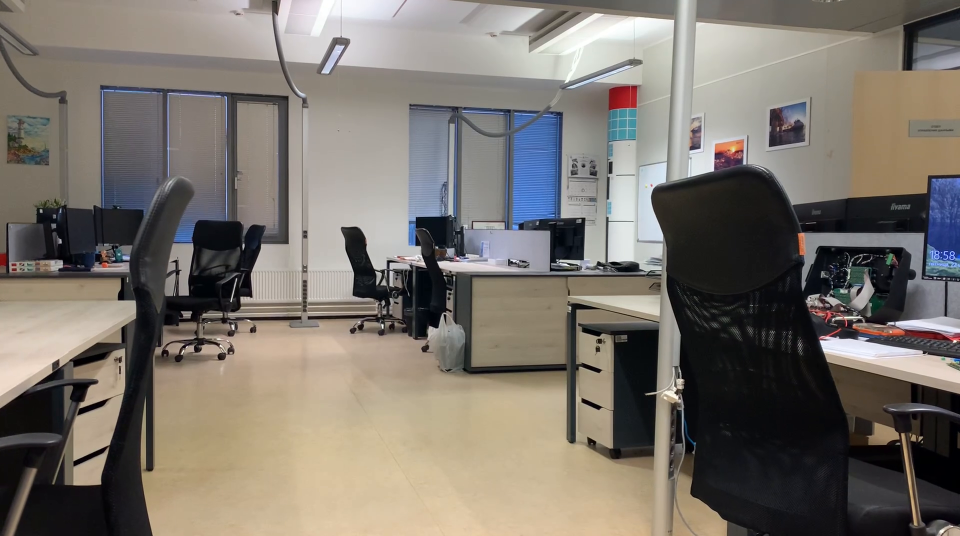
#> input picture frame 11 of media/office_video.mp4, 1920 x 1072 px, given in place of office_video_1.mp4, which was not available (shown at 1/2 size)
$ python main.py
#> lines starting #> are read from the running program, lines starting #| are printed output that depends on the picture; pictures that were not available may be replaced by others from this repository, and a replacement may not be noted
### src/utils.py
import cv2
import numpy as np
import os
from src.constants import VALID_IMG_EXTENSIONS


# [19 lines left out: function read_image, not called in this run]


def scale_image(image: np.ndarray, scale_percent: int = 100) -> np.ndarray:
    """
    Масштабирование изображения
    :param image: исходное изображение
    :param scale_percent: масштаб изображения
    :return: масштабированное изображение
    """
    if image is None:
        raise AttributeError("Предоставленное изображение не может быть None.")

    if scale_percent == 100:
        return image

    width = int(image.shape[1] * scale_percent / 100)
    height = int(image.shape[0] * scale_percent / 100)
    dim = (width, height)
    resized_image = cv2.resize(image, dim, interpolation=cv2.INTER_AREA)
    return resized_image


# [11 lines left out: function display_image, not called in this run]

### src/visual_odometry.py
import cv2
import numpy as np
from cv2 import DMatch

from src.constants import COLOR
from typing import Optional, Tuple, Any, List


def find_keypoints_and_descriptors(image: np.ndarray) -> (Optional[Tuple[Any, ...]], np.ndarray):
    """
    Поиск ключевых точек и их описание
    :param image:
    :return: кортеж ключевых точек (тип cv2.KeyPoint) и описание изображения
    """
    orb = cv2.ORB_create()  # Oriented FAST and Rotated BRIEF метод
    keypoints, descriptors = orb.detectAndCompute(image, None)
    return keypoints, descriptors


def draw_keypoints(image: np.ndarray, keypoints: Optional[Tuple[Any, ...]] = ()) -> np.ndarray:
    """
    Визуализации ключевых точек на исходном изображении
    :param image: исходное изображение
    :param keypoints: кортеж ключевых точек
    :return: изображение с ключевыми точками представленное массивом numpy
    """
    if not keypoints:
        return image

    image_with_keypoints = cv2.drawKeypoints(image, keypoints, None, color=COLOR.RED.value, flags=0)
    return image_with_keypoints


def match_keypoints(descriptors1: np.ndarray, descriptors2: np.ndarray) -> Optional[list[DMatch]]:
    """
    Сопоставление ключевых точек по описанию
    :param descriptors1: описание ключевых точек изображения i
    :param descriptors2: описание ключевых точек изображения i+1
    :return: Список сопоставлений
    """
    bf = cv2.BFMatcher(cv2.NORM_HAMMING, crossCheck=True)
    matches = bf.match(descriptors1, descriptors2)
    matches = sorted(matches, key=lambda x: x.distance)
    return matches


def estimate_motion(matches: List[cv2.DMatch],
                    keypoints1: List[cv2.KeyPoint],
                    keypoints2: List[cv2.KeyPoint],
                    camera_matrix: np.ndarray) -> Optional[Tuple[np.ndarray, np.ndarray]]:
    """
    Оценка перемещения между двумя кадрами.
    :param matches: Список сопоставлений между двумя наборами ключевых точек.
    :param keypoints1: Ключевые точки на первом изображении.
    :param keypoints2: Ключевые точки на втором изображении.
    :param camera_matrix: Матрица камеры.
    :return: Кортеж, содержащий векторы вращения и смещения, если перемещение успешно оценено.
    """

    if len(matches) < 4:
        return None

    # Извлечение положений ключевых точек из сопоставлений
    points1 = np.float32([keypoints1[m.queryIdx].pt for m in matches]).reshape(-1, 2)
    points2 = np.float32([keypoints2[m.trainIdx].pt for m in matches]).reshape(-1, 2)

    # Вычисление матрицы эссенциальных параметров
    E, mask = cv2.findEssentialMat(points1, points2, camera_matrix, method=cv2.RANSAC, prob=0.999, threshold=1.0)

    # Восстановление позиции и ориентации
    if E is None:
        return None

    # Восстановление позиции и ориентации
    _, R, t, _ = cv2.recoverPose(E, points1, points2, camera_matrix, mask=mask)
    # векторы вращения и смещения

    return R, t

### main.py
from src.utils import read_image, scale_image, display_image
from src.visual_odometry import find_keypoints_and_descriptors, draw_keypoints, match_keypoints, estimate_motion
import json
import numpy as np
import cv2
import matplotlib.pyplot as plt

if __name__ == "__main__":

    # ДЛЯ XY-plot
    current_position = np.array([0.0, 0.0])
    x_history = [current_position[0]]
    y_history = [current_position[1]]

    # Загрузка параметров камеры
    with open('./src/camera_matrix.json', 'r') as f:
#> (reads src/camera_matrix.json from the repository)
        params = json.load(f)

    # Формирование
    camera_matrix = np.array([
        [params['f_x'], 0, params['c_x']],
        [0, params['f_y'], params['c_y']],
        [0, 0, 1]
    ])

    video_path = './media/office_video_1.mp4'
    cap = cv2.VideoCapture(video_path)

    ret, prev_frame = cap.read()
#> prev_frame is the input picture: shape (1072, 1920, 3); mean B, G, R 108.6, 116.2, 122.5
    if not ret:
        print("Не удалось прочитать видео")
        exit()

    # Масштабирование и предварительная обработка первого кадра
    prev_frame = scale_image(prev_frame, 75)
    prev_keypoints, prev_descriptions = find_keypoints_and_descriptors(prev_frame)
#> in find_keypoints_and_descriptors, `keypoints, descriptors = orb.detectAndCompute(image, None)`: keypoints = 500 keypoints; strongest (x, y, size): (573, 488, 31), (657, 393, 31), (658, 394, 37.2), (582, 392, 44.6)
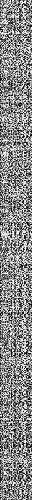
#> prev_descriptions: shape (500, 32); min 0, max 255, mean 135.5
#> prev_keypoints has the same summary as keypoints in find_keypoints_and_descriptors

    while True:

        ret, frame = cap.read()
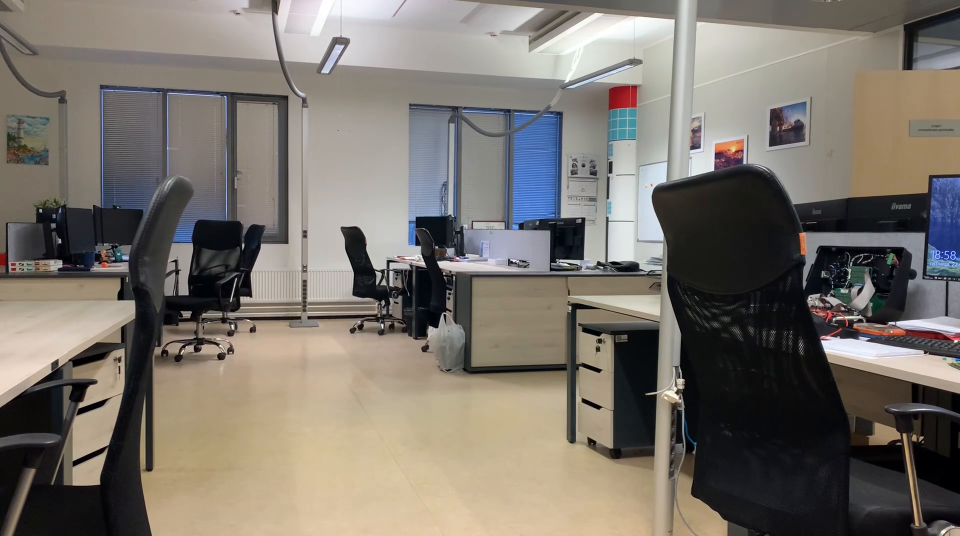
#> input picture frame 12 of media/office_video.mp4, 1920 x 1072 px, given in place of office_video_1.mp4, which was not available (shown at 1/2 size)
#> frame is the input picture: shape (1072, 1920, 3); mean B, G, R 108.4, 116.1, 122.4
        if not ret:
            break

        # Масштабирование и предварительная обработка текущего кадра
        frame = scale_image(frame, 75)
        keypoints, descriptions = find_keypoints_and_descriptors(frame)
#> in find_keypoints_and_descriptors (call 2), `keypoints, descriptors = orb.detectAndCompute(image, None)`: keypoints = 500 keypoints; strongest (x, y, size): (666, 472, 31), (657, 393, 31), (585, 395, 44.6), (665, 469, 31)
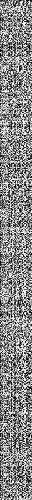
#> descriptions: shape (500, 32); min 0, max 255, mean 135.1

        # Поиск сопоставлений между текущим и предыдущим кадрами
        matches = match_keypoints(prev_descriptions, descriptions)
#> in match_keypoints, `matches = bf.match(descriptors1, descriptors2)`: matches = 419 matches
#> matches = 419 matches

        # Оценка перемещения между кадрами
        R, t = estimate_motion(matches, prev_keypoints, keypoints, camera_matrix)
#> in estimate_motion, `points1 = np.float32([keypoints1[m.queryIdx].pt for m in matches]).res..`: points1 = 419 pairs, first value 61 to 1405, second value 211.4 to 724.8
#> in estimate_motion, `points2 = np.float32([keypoints2[m.trainIdx].pt for m in matches]).res..`: points2 = 419 pairs, first value 60 to 1406, second value 211.4 to 725.8
#> in estimate_motion, `E, mask = cv2.findEssentialMat(points1, points2, camera_matrix, method..`: E = [[9.96e-05, -0.629, -0.178], [0.629, 2.23e-06, -0.269], [0.178, 0.27, 2.62e-05]]; mask = 419 values, max 1 at index 0, min 0 at index 279, mean 0.959
#> in estimate_motion, `_, R, t, _ = cv2.recoverPose(E, points1, points2, camera_matrix, mask=..`: R = [[1, 6.02e-05, 0.000347], [-6.01e-05, 1, -0.000132], [-0.000347, 0.000132, 1]]; t = [0.381, -0.252, 0.89]
#> t = [0.381, -0.252, 0.89]

        # Аккумуляция смещений и обновление истории координат
        current_position += t[:2].reshape(2,)
#> current_position = [0.381, -0.252]
        x_history.append(current_position[0])
        y_history.append(current_position[1])

        # Отрисовка ключевых точек на текущем кадре
#> (the run stopped early here; a loop or call above may not have finished)
